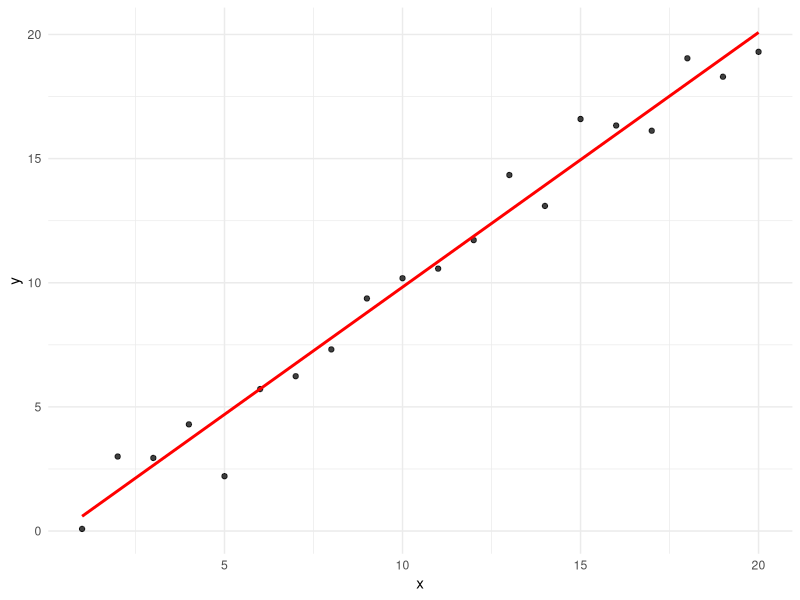
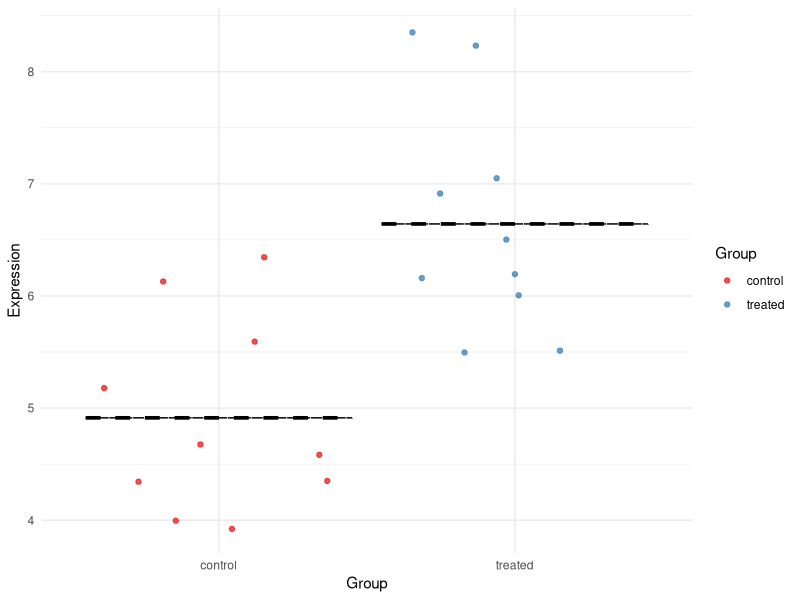
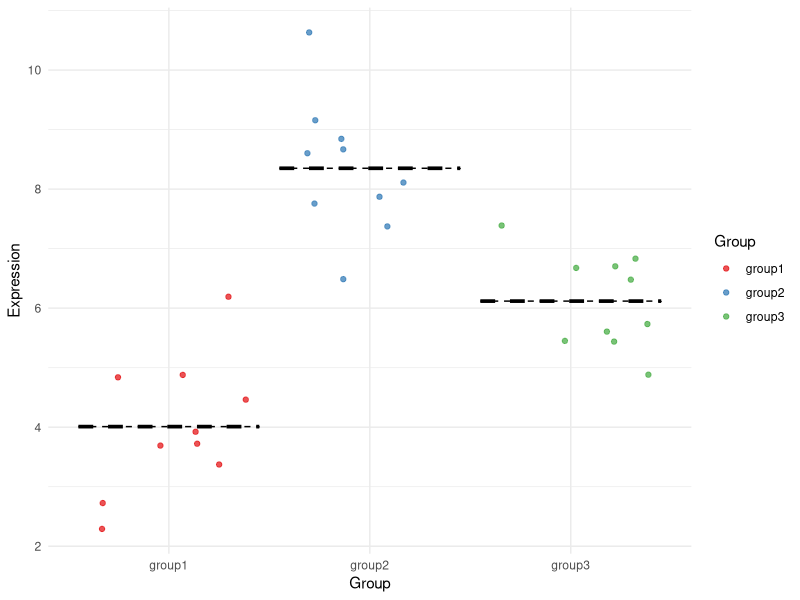
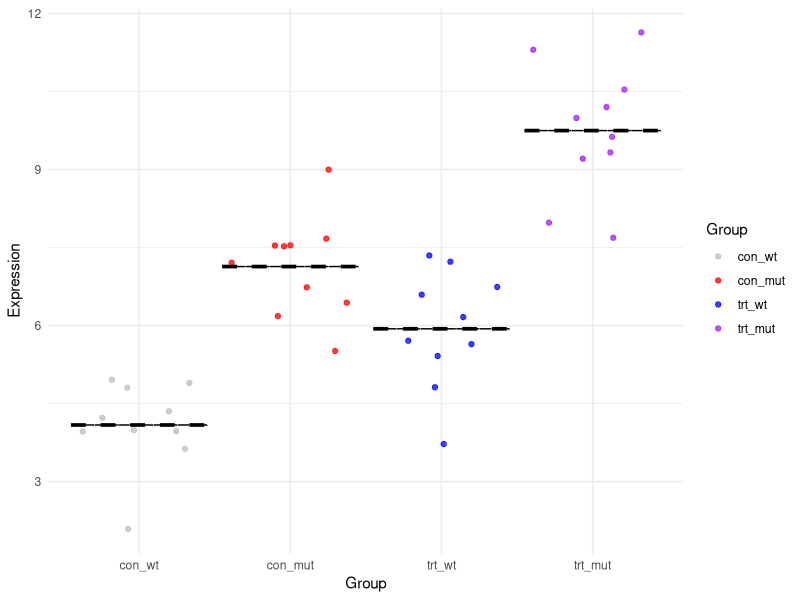
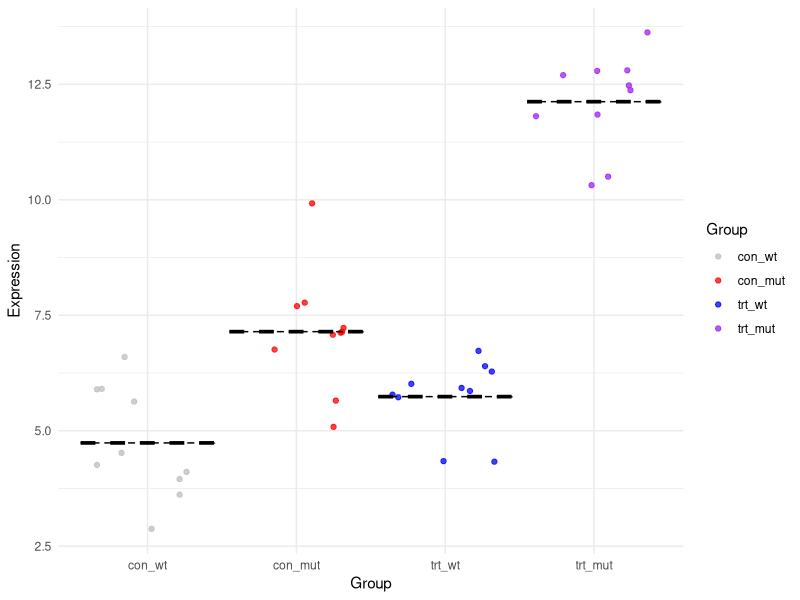
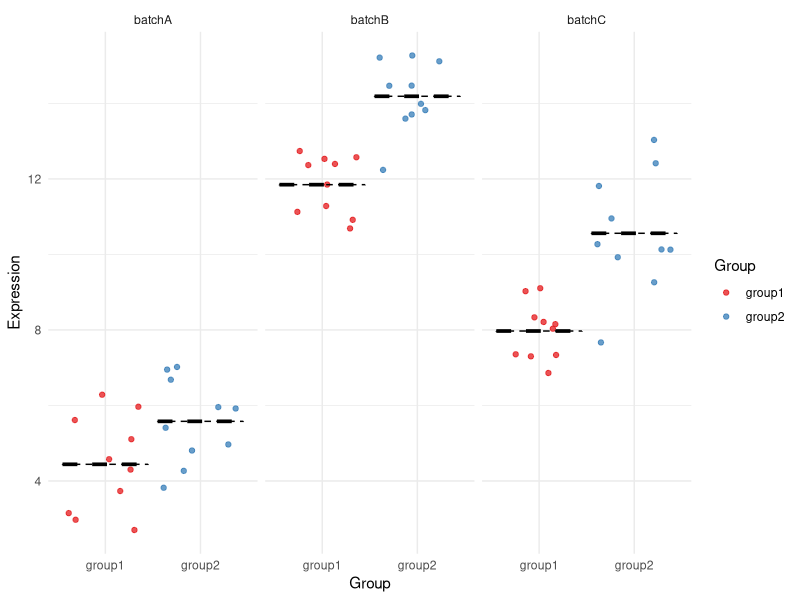
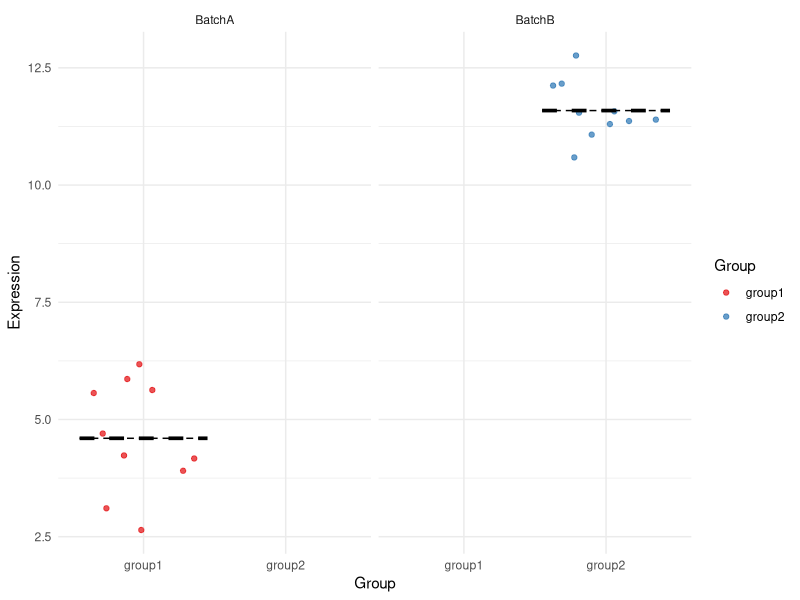

The R script that drew these images, in order:
library(knitr)
library(tidyverse)
library(forcats)
library(broom)

set.seed(2016)
options(digits=3)

#' Linear regression
d <- tibble(x=1:20,
						y=x+rnorm(20))

ggplot(d, aes(x=x, y=y)) +
	geom_point(alpha=0.75) +
	geom_smooth(method="lm", se=FALSE, alpha=0.75, color="red") +
	theme_minimal()

#' Setup Example simulations

# Simple group experiments
twogroup <- tibble(control=rnorm(10, 5, 1),
											treated=rnorm(10, 7, 1)) %>%
	gather(key="Group", value="Expression")

threegroup <- tibble(group1=rnorm(10, 4, 1),
									 group2=rnorm(10, 9, 1),
									 group3=rnorm(10, 6, 1)) %>%
	gather(key="Group", value="Expression")

# Interactions
noint <- tibble(con_wt=rnorm(10, 4, 1),
								con_mut=rnorm(10, 7, 1),
								trt_wt=rnorm(10, 6, 1),
								trt_mut=rnorm(10, 9, 1)) %>%
	gather(key="Group", value="Expression") %>%
	separate(Group, into=c("Treatment", "Condition"), remove=FALSE) %>%
	mutate(Condition=fct_relevel(Condition, "wt"),
				 Group=fct_relevel(Group, c("con_wt", "con_mut", "trt_wt", "trt_mut")))

withint <- tibble(con_wt=rnorm(10, 4, 1),
								con_mut=rnorm(10, 7, 1),
								trt_wt=rnorm(10, 6, 1),
								trt_mut=rnorm(10, 12, 1)) %>%
	gather(key="Group", value="Expression") %>%
	separate(Group, into=c("Treatment", "Condition"), remove=FALSE) %>%
	mutate(Condition=fct_relevel(Condition, "wt"),
				 Group=fct_relevel(Group, c("con_wt", "con_mut", "trt_wt", "trt_mut")))

# Batches
batch <- tibble(batchA_group1=rnorm(10, 4, 1),
								batchA_group2=rnorm(10, 6, 1),
								batchB_group1=rnorm(10, 12, 1),
								batchB_group2=rnorm(10, 14, 1),
								batchC_group1=rnorm(10, 8, 1),
								batchC_group2=rnorm(10, 10, 1)) %>%
	gather(key="tmp", value="Expression") %>%
separate(tmp, into=c("Batch", "Group"))


bad <- tibble(group1=rnorm(10, 4, 1),
							group2=rnorm(10, 12, 1)) %>%
	gather(key="Group", value="Expression") %>%
	mutate(Batch=ifelse(Group=="group1", "BatchA", "BatchB"))

#' Plots and linear model fits

# First plot as template
p <- ggplot(twogroup, aes(x=Group, y=Expression, color=Group)) +
	geom_jitter(alpha=0.75) +
	stat_summary(fun.y="mean", fun.ymax="mean", fun.ymin="mean",
							 geom="crossbar", color="black", alpha=0.5, linetype="dashed") +
	scale_color_brewer(palette="Set1") +
	theme_minimal()

# Simple groups
kable(tidy(summary(lm(Expression~Group, data=twogroup))))
p
kable(tidy(summary(lm(Expression~Group, data=threegroup))))
p %+% threegroup

# Interactions
kable(tidy(summary(lm(Expression~Treatment*Condition, data=noint))))
p %+% noint + scale_color_manual(values=c("grey", "red", "blue", "purple"))
kable(tidy(summary(lm(Expression~Treatment*Condition, data=withint))))
p %+% withint + scale_color_manual(values=c("grey", "red", "blue", "purple"))

# batch
kable(tidy(summary(lm(Expression~Batch+Group, data=batch))))
p %+% batch + facet_wrap(~Batch)
kable(tidy(summary(lm(Expression~Batch+Group, data=bad))))
p %+% bad + facet_wrap(~Batch)

#' Use QR decomposition to check for full rank

# Extract model matrix
batch_mod <- model.matrix(Expression~Batch+Group, data=batch)
bad_mod <- model.matrix(Expression~Batch+Group, data=bad)

# Number of columns
ncol(batch_mod)
ncol(bad_mod)

# Independent columns
qr(batch_mod)$rank
qr(bad_mod)$rank

# Indendent columns must be larger than total number of columns
qr(batch_mod)$rank >= ncol(batch_mod)
qr(bad_mod)$rank >= ncol(bad_mod)

#' Simulate data directly from the model matrix

simulate_lm <- function(mod, Beta){
	stopifnot(ncol(mod) == length(Beta))
	mod %*% Beta + rnorm(ncol(mod))
}

simulate_lm(mod=model.matrix(~Treatment*Condition, data=withint),
						Beta=c(1,2,3,4)) %>%
	head
